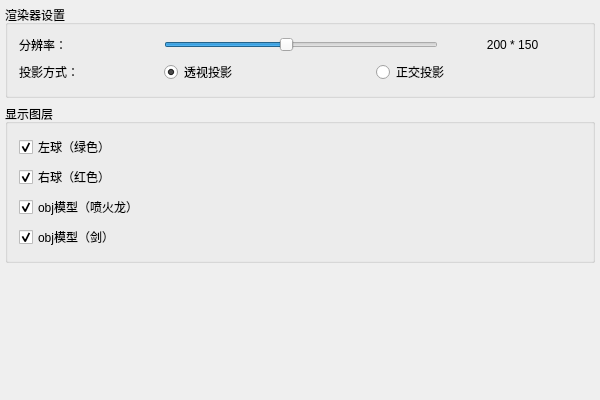
<?xml version="1.0" encoding="UTF-8"?>
<ui version="4.0">
 <class>TinyRendererClass</class>
 <widget class="QMainWindow" name="TinyRendererClass">
  <property name="geometry">
   <rect>
    <x>0</x>
    <y>0</y>
    <width>600</width>
    <height>400</height>
   </rect>
  </property>
  <property name="windowTitle">
   <string>TinyRenderer</string>
  </property>
  <widget class="QWidget" name="centralWidget">
   <layout class="QHBoxLayout" name="horizontalLayout">
    <property name="spacing">
     <number>0</number>
    </property>
    <property name="leftMargin">
     <number>0</number>
    </property>
    <property name="topMargin">
     <number>0</number>
    </property>
    <property name="rightMargin">
     <number>0</number>
    </property>
    <property name="bottomMargin">
     <number>0</number>
    </property>
    <item>
     <layout class="QVBoxLayout" name="rendererLayout"/>
    </item>
    <item>
     <layout class="QVBoxLayout" name="toolbarLayout">
      <property name="leftMargin">
       <number>5</number>
      </property>
      <property name="topMargin">
       <number>5</number>
      </property>
      <property name="rightMargin">
       <number>5</number>
      </property>
      <property name="bottomMargin">
       <number>5</number>
      </property>
      <item>
       <widget class="QGroupBox" name="rendererSettingGroup">
        <property name="title">
         <string>渲染器设置</string>
        </property>
        <layout class="QGridLayout" name="resolutionSettingGridLayout" columnstretch="1,3">
         <item row="0" column="1">
          <layout class="QHBoxLayout" name="resolutionSliderLayout" stretch="2,1">
           <item>
            <widget class="QSlider" name="resolutionValueSlider">
             <property name="focusPolicy">
              <enum>Qt::NoFocus</enum>
             </property>
             <property name="minimum">
              <number>10</number>
             </property>
             <property name="maximum">
              <number>100</number>
             </property>
             <property name="value">
              <number>50</number>
             </property>
             <property name="orientation">
              <enum>Qt::Horizontal</enum>
             </property>
            </widget>
           </item>
           <item>
            <widget class="QLabel" name="resolutionValueLabel">
             <property name="text">
              <string>200 * 150</string>
             </property>
             <property name="alignment">
              <set>Qt::AlignCenter</set>
             </property>
            </widget>
           </item>
          </layout>
         </item>
         <item row="0" column="0">
          <widget class="QLabel" name="resolutionLabel">
           <property name="text">
            <string>分辨率：</string>
           </property>
          </widget>
         </item>
         <item row="1" column="0">
          <widget class="QLabel" name="cameraLabel">
           <property name="text">
            <string>投影方式：</string>
           </property>
          </widget>
         </item>
         <item row="1" column="1">
          <layout class="QHBoxLayout" name="cameraRadioLayout">
           <item>
            <widget class="QRadioButton" name="perspectiveRadioButton">
             <property name="focusPolicy">
              <enum>Qt::NoFocus</enum>
             </property>
             <property name="text">
              <string>透视投影</string>
             </property>
             <property name="checked">
              <bool>true</bool>
             </property>
            </widget>
           </item>
           <item>
            <widget class="QRadioButton" name="orthogonalRadioButton">
             <property name="focusPolicy">
              <enum>Qt::NoFocus</enum>
             </property>
             <property name="text">
              <string>正交投影</string>
             </property>
            </widget>
           </item>
          </layout>
         </item>
        </layout>
       </widget>
      </item>
      <item>
       <widget class="QGroupBox" name="layerGroup">
        <property name="title">
         <string>显示图层</string>
        </property>
        <layout class="QGridLayout" name="gridLayout">
         <item row="0" column="0">
          <widget class="QCheckBox" name="LeftBallLayerCheckBox">
           <property name="focusPolicy">
            <enum>Qt::NoFocus</enum>
           </property>
           <property name="text">
            <string>左球（绿色）</string>
           </property>
           <property name="checked">
            <bool>true</bool>
           </property>
          </widget>
         </item>
         <item row="1" column="0">
          <widget class="QCheckBox" name="RightBallLayerCheckBox">
           <property name="focusPolicy">
            <enum>Qt::NoFocus</enum>
           </property>
           <property name="text">
            <string>右球（红色）</string>
           </property>
           <property name="checked">
            <bool>true</bool>
           </property>
          </widget>
         </item>
         <item row="2" column="0">
          <widget class="QCheckBox" name="Obj1LayerCheckBox">
           <property name="focusPolicy">
            <enum>Qt::NoFocus</enum>
           </property>
           <property name="text">
            <string>obj模型（喷火龙）</string>
           </property>
           <property name="checked">
            <bool>true</bool>
           </property>
          </widget>
         </item>
         <item row="3" column="0">
          <widget class="QCheckBox" name="Obj2LayerCheckBox">
           <property name="focusPolicy">
            <enum>Qt::NoFocus</enum>
           </property>
           <property name="text">
            <string>obj模型（剑）</string>
           </property>
           <property name="checked">
            <bool>true</bool>
           </property>
          </widget>
         </item>
        </layout>
       </widget>
      </item>
      <item>
       <spacer name="verticalSpacer">
        <property name="orientation">
         <enum>Qt::Vertical</enum>
        </property>
        <property name="sizeHint" stdset="0">
         <size>
          <width>20</width>
          <height>40</height>
         </size>
        </property>
       </spacer>
      </item>
     </layout>
    </item>
   </layout>
  </widget>
  <action name="actionImportObj">
   <property name="text">
    <string>Obj文件</string>
   </property>
  </action>
 </widget>
 <layoutdefault spacing="6" margin="11"/>
 <resources>
  <include location="TinyRenderer.qrc"/>
 </resources>
 <connections/>
</ui>
